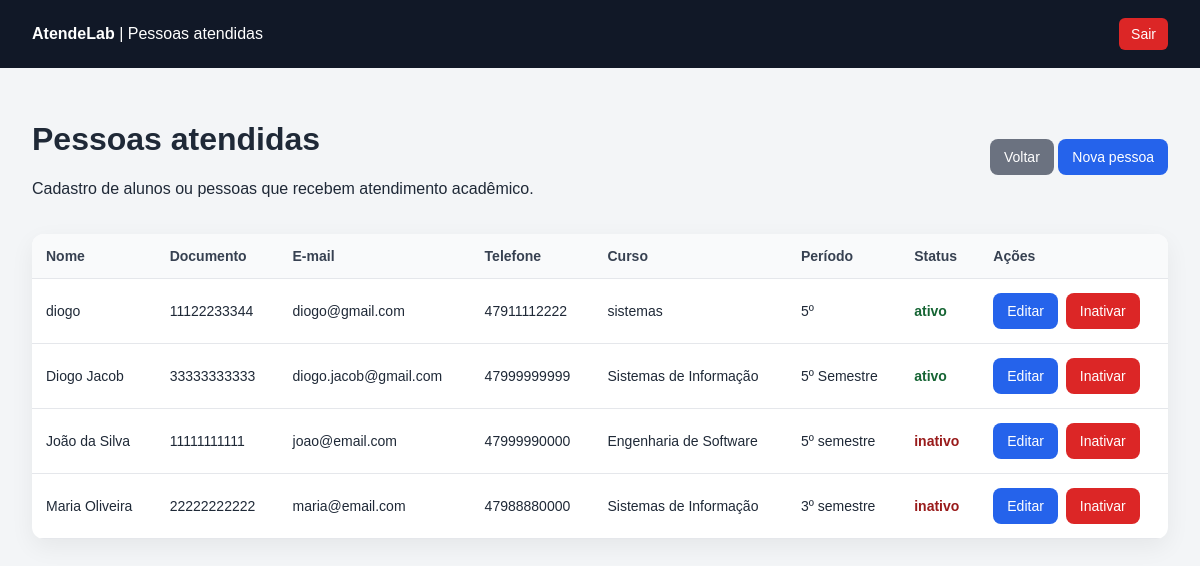
The page /pessoas/index.php (signed in) on the database its author committed.
### tables this page shows
CREATE TABLE `pessoas` (
  `id` int(11) NOT NULL,
  `nome` varchar(150) NOT NULL,
  `documento` varchar(30) NOT NULL,
  `email` varchar(150) NOT NULL,
  `telefone` varchar(20) DEFAULT NULL,
  `curso` varchar(120) DEFAULT NULL,
  `periodo` varchar(20) DEFAULT NULL,
  `status` enum('ativo','inativo') DEFAULT 'ativo',
  `criado_em` timestamp NOT NULL DEFAULT current_timestamp(),
  `observacoes` text DEFAULT NULL,
  `atualizado_em` timestamp NOT NULL DEFAULT current_timestamp() ON UPDATE current_timestamp()
);

### pessoas/index.php (the view, shortened to what this page needs)
<?php
require_once __DIR__ . '/../config/database.php';
$sql = "SELECT * FROM pessoas ORDER BY criado_em DESC";
$stmt = $pdo->query($sql);
$pessoas = $stmt->fetchAll(PDO::FETCH_ASSOC);
?>
<!DOCTYPE html>
<html lang="pt-br">
<head>
</head>
<body>
<header>
    <div>
        <strong>AtendeLab</strong>
        <span> | Pessoas atendidas</span>
    </div>
    <a href="../logout.php">Sair</a>
</header>
<main>
    <div class="topo">
        <div>
            <h1>Pessoas atendidas</h1>
            <p>Cadastro de alunos ou pessoas que recebem atendimento acadêmico.</p>
        </div>
        <div>
            <a class="btn btn-secundario" href="../dashboard.php">Voltar</a>
            <a class="btn" href="criar.php">Nova pessoa</a>
        </div>
    </div>
    <table>
        <thead>
            <tr>
                <th>Nome</th>
                <th>Documento</th>
                <th>E-mail</th>
                <th>Telefone</th>
                <th>Curso</th>
                <th>Período</th>
                <th>Status</th>
                <th>Ações</th>
            </tr>
        </thead>
        <tbody>
            <?php if (count($pessoas) > 0): ?>
                <?php foreach ($pessoas as $pessoa): ?>
                    <tr>
                        <td><?php echo htmlspecialchars($pessoa['nome']); ?></td>
                        <td><?php echo htmlspecialchars($pessoa['documento']); ?></td>
                        <td><?php echo htmlspecialchars($pessoa['email']); ?></td>
                        <td><?php echo htmlspecialchars($pessoa['telefone']); ?></td>
                        <td><?php echo htmlspecialchars($pessoa['curso']); ?></td>
                        <td><?php echo htmlspecialchars($pessoa['periodo']); ?></td>
                        <td>
                            <span class="<?php echo $pessoa['status'] === 'ativo' ? 'status-ativo' : 'status-inativo'; ?>">
                                <?php echo htmlspecialchars($pessoa['status']); ?>
                            </span>
                        </td>
                        <td>
                            <div class="acoes">
                                <a class="btn" href="editar.php?id=<?php echo $pessoa['id']; ?>">Editar</a>
                                <a class="btn btn-alerta" href="excluir.php?id=<?php echo $pessoa['id']; ?>" onclick="return confirm('Deseja realmente inativar esta pessoa?')">Inativar</a>
                            </div>
                        </td>
                    </tr>
                <?php endforeach; ?>
            <?php else: ?>
                <tr>
                    <td colspan="8">Nenhuma pessoa cadastrada.</td>
                </tr>
            <?php endif; ?>
        </tbody>
    </table>
</main>
</body>
</html>

### pessoas/index.php (style rules this page uses)
body { margin: 0; font-family: Arial, sans-serif; background: #f3f5f7; color: #1f2937; }
header { background: #111827; color: #ffffff; padding: 18px 32px; display: flex; justify-content: space-between; align-items: center; }
header a { color: #ffffff; text-decoration: none; background: #dc2626; padding: 8px 12px; border-radius: 6px; font-size: 14px; }
main { padding: 32px; }
.topo { display: flex; justify-content: space-between; align-items: center; gap: 12px; margin-bottom: 20px; }
.btn { background: #2563eb; color: #ffffff; padding: 10px 14px; border-radius: 8px; text-decoration: none; border: none; cursor: pointer; font-size: 14px; }
.btn-secundario { background: #6b7280; }
.btn-alerta { background: #dc2626; }
table { width: 100%; border-collapse: collapse; background: #ffffff; border-radius: 12px; overflow: hidden; box-shadow: 0 8px 24px rgba(0, 0, 0, 0.06); }
th, td { padding: 14px; border-bottom: 1px solid #e5e7eb; text-align: left; font-size: 14px; }
th { background: #f9fafb; color: #374151; }
.acoes { display: flex; gap: 8px; }
.status-ativo { color: #166534; font-weight: bold; }
.status-inativo { color: #991b1b; font-weight: bold; }

### rows shown on the page
pessoas: nome "diogo", documento "11122233344", email "diogo@gmail.com", telefone "47911112222", curso "sistemas", periodo "5º", status "ativo"
pessoas: nome "Diogo Jacob", documento "33333333333", email "diogo.jacob@gmail.com", telefone "47999999999", curso "Sistemas de Informação", periodo "5º Semestre", status "ativo"
pessoas: nome "João da Silva", documento "11111111111", email "joao@email.com", telefone "47999990000", curso "Engenharia de Software", periodo "5º semestre", status "inativo"
pessoas: nome "Maria Oliveira", documento "22222222222", email "maria@email.com", telefone "47988880000", curso "Sistemas de Informação", periodo "3º semestre", status "inativo"
